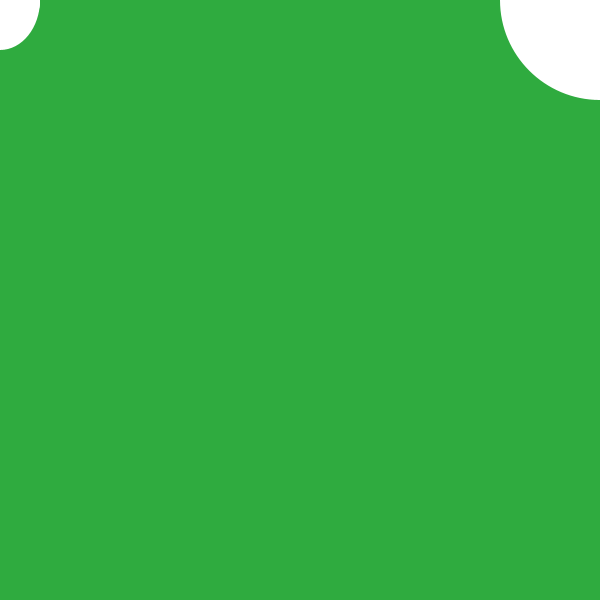
Frame 1 (no input)
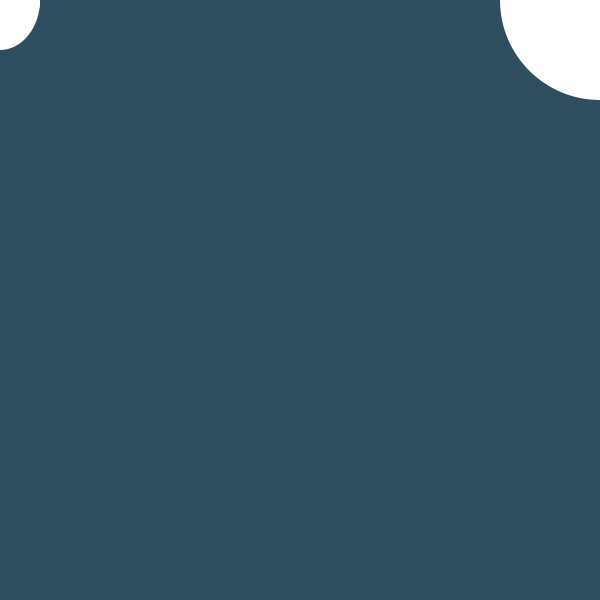
Frame 60 (the mouse pressed at the canvas centre just before this capture)
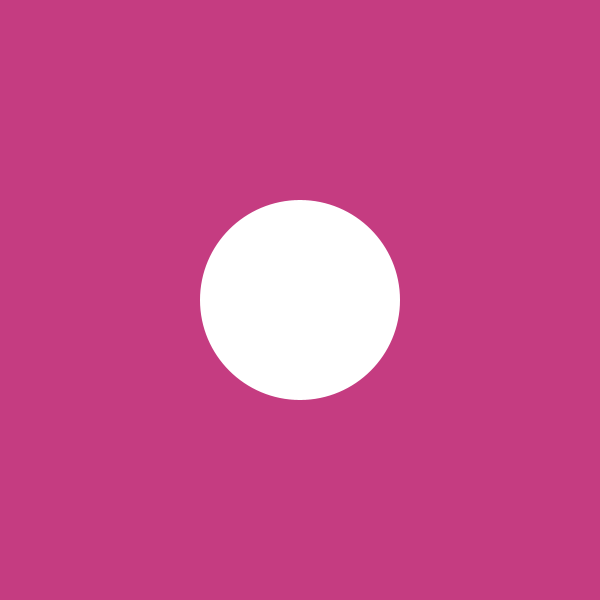
Frame 120 (the mouse held since frame 60 and released just before this capture)

The Processing sketch that drew these frames (run headless with seeded random() and noise(); from frame 60 on, the mouse is pressed at the canvas centre):

// Processing sketch: processing_158641
// ── processing_158641.pde

int perro=0;
void setup(){
size(600,600);
background(random(25),random(25),random(25));
}
void draw() {
background(random(200),random(200),random(200));
stroke(random(25),random(25),random(25));
noStroke();
ellipse(mouseY,mouseX,80,80);
ellipse(mouseX,mouseY,80,100);
ellipse(width-mouseX,mouseY,200,200);
println(mouseX);
ellipse(width-mouseX,mouseY,100,100);
ellipse(mouseY,mouseX,80,80);
println(mouseX);
}
